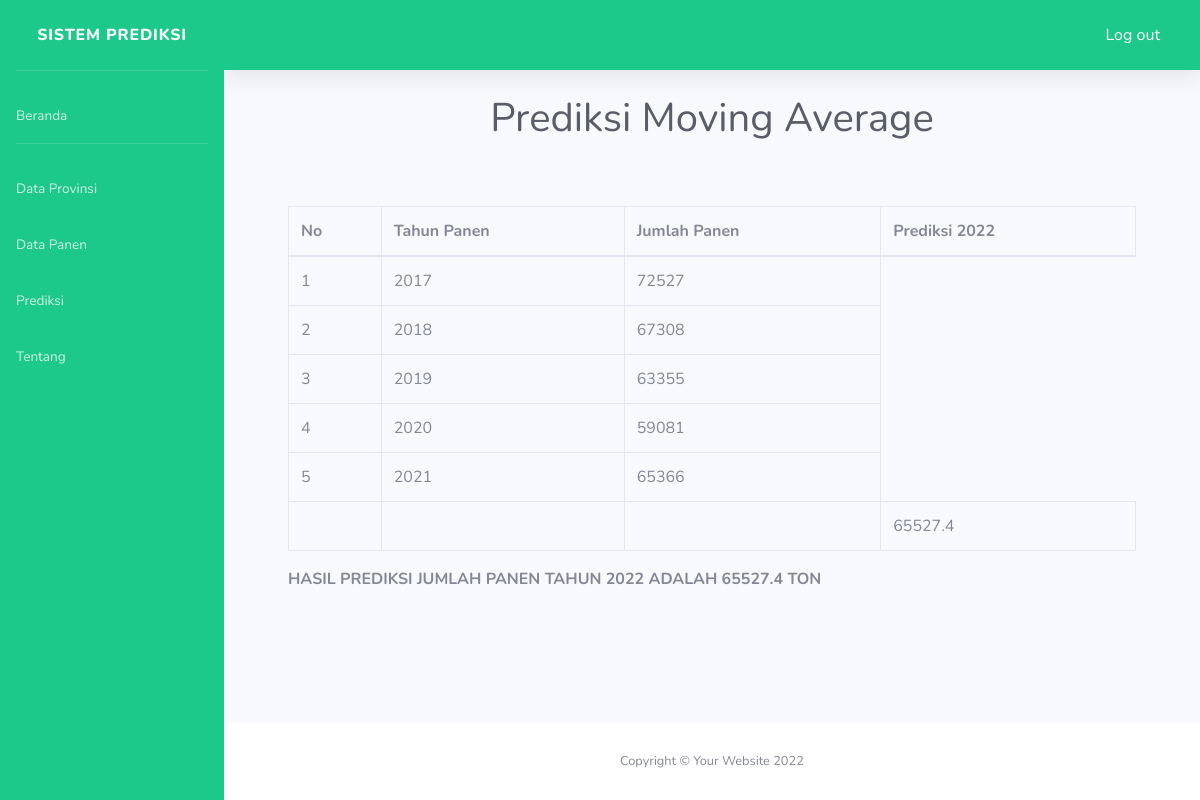
/Prediksi/perhitunganma.php?nama_provinsi=1 (signed in), run on the app's committed database.
### tables this page shows
CREATE TABLE `hasil` (
  `id_hasil` int(11) NOT NULL,
  `id_provinsi` int(11) NOT NULL,
  `tahun` int(11) NOT NULL,
  `jumlah` int(11) NOT NULL
);

### Prediksi/perhitunganma.php (the view, shortened to what this page needs)
<?php
include_once('header.php');
require_once "../config/config.php";
$data = $_GET['nama_provinsi'];
$query = mysqli_query($con, "SELECT * FROM hasil WHERE ID_PROVINSI = '$data' ");
$n = mysqli_num_rows($query);
$sqljumlah = mysqli_query($con, "SELECT SUM(jumlah) FROM `hasil` INNER JOIN provinsi as p ON hasil.id_provinsi=p.id_provinsi WHERE p.id_provinsi='$data' ");
$rowjmlh = mysqli_fetch_array($sqljumlah);
$jumlah = $rowjmlh['SUM(jumlah)'];
$total = $jumlah / $n;
?>
<div class="container-fluid">
    <div class="d-sm-flex justify-content-center  mb-4">
        <h1 class="text-light mb-0 text-gray-800 ">Prediksi Moving Average</h1>
    </div>
    <div class="card-body">
        <div class="card-body">
            <div class="table-responsive">
                <table class="table table-bordered" id="dataTable" width="100%" cellspacing="0"">
                    <thead>
                        <tr>
                            <th>No</th>
                            <th>Tahun Panen</th>
                            <th>Jumlah Panen</th>
                            <th>Prediksi 2022</th>
                        </tr>
                    </thead>
                    <tbody>
                        <?php
                        $data = $_GET['nama_provinsi'];
                        $query = mysqli_query($con, "SELECT * FROM hasil WHERE id_provinsi = '$data' ");
                        $no = 1;
                        if (mysqli_num_rows($query) > 0) {
                            while ($row = mysqli_fetch_array($query)) {
                        ?>
                                <tr>
                                    <td><?= $no++ ?></td>
                                    <td><?= $row['tahun'] ?></td>
                                    <td><?= $row['jumlah'] ?></td>
                    </tr>
            <?php
                            }
                            echo "<tr><td></td>
                            <td></td>
                            <td></td>
                            <td>$total</td></tr>";
                        } else {
                            echo "<tr><td colspan=\"8\" align=\"center\">data tidak ada</td></tr>";
                        }
            ?>
            </tbody>
                </table>
                <span class=" font-weight-bold">
                    HASIL PREDIKSI JUMLAH PANEN TAHUN 2022 ADALAH <?= $total ?> TON
                    </span>
            </div>
        </div>
    </div>
    <?php include_once('footer.php');
    ?>

### data on the page
hasil: tahun "2017", jumlah "72527"
hasil: tahun "2018", jumlah "67308"
hasil: tahun "2019", jumlah "63355"
hasil: tahun "2020", jumlah "59081"
hasil: tahun "2021", jumlah "65366"

### other printed values
$total "65527.4"
